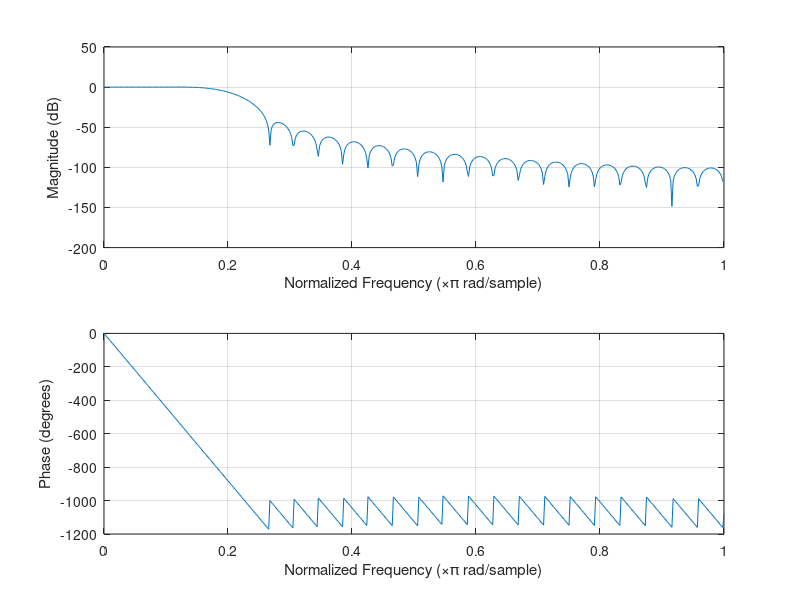
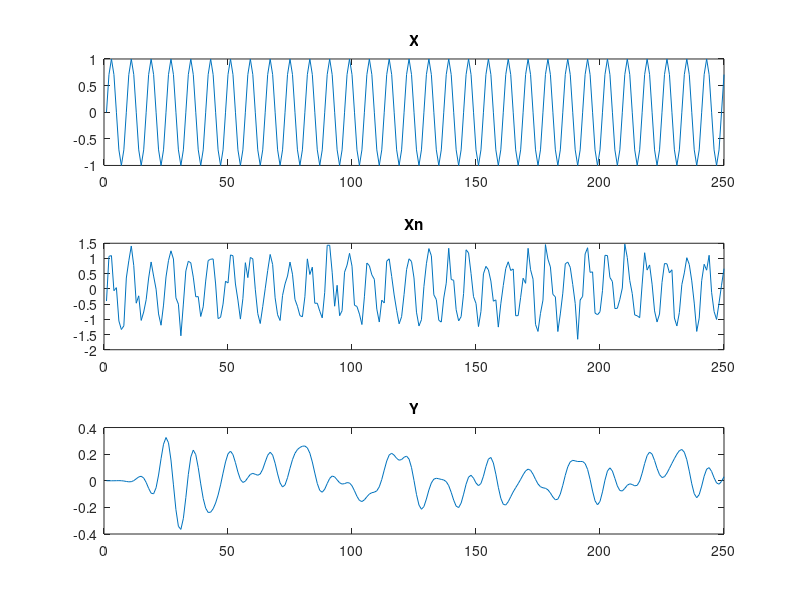
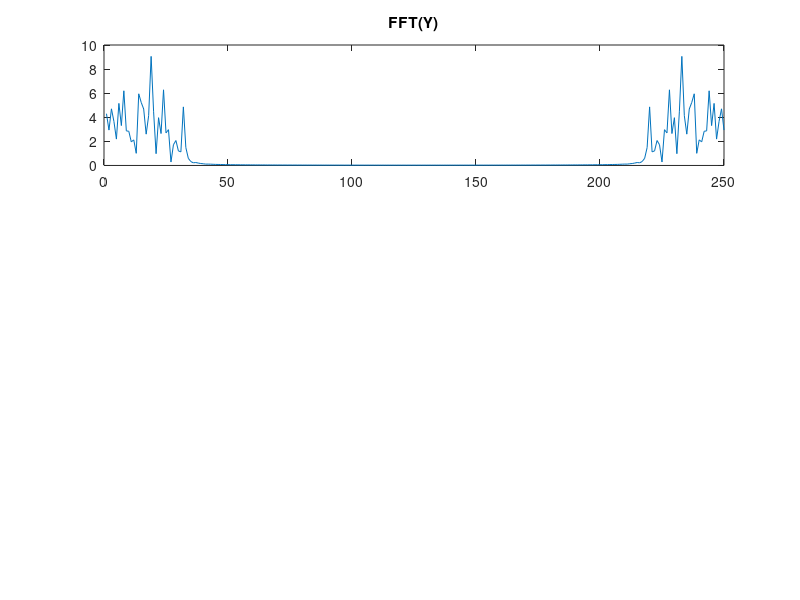

Reproduce these figures in MATLAB, in order.
clc;
clear all;
close all;

m = 50;
win = hanning(m);
deno = 1;

b = fir1(m-1, 0.20, "low", win);
figure();
freqz(b, deno);

n = 0:249;
f = 500;
fs = 4000;

x = sin(2*pi*f*n/fs);

r = randn(1,250) * sqrt(0.1);
xn = x + r;

y = filter(b, deno, xn)

figure();
subplot(3,1,1)
plot(x)
title("X")
subplot(3,1,2)
plot(xn)
title("Xn")
subplot(3,1,3)
plot(y)
title("Y")

figure();
subplot(3,1,1)
plot(abs(fft(x)))
title("FFT(X)")
subplot(3,1,1)
plot(abs(fft(xn)))
title("FFT(Xn)")
subplot(3,1,1)
plot(abs(fft(y)))
title("FFT(Y)")
